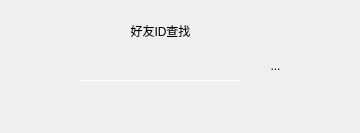
<?xml version="1.0" encoding="UTF-8"?>
<ui version="4.0">
 <class>FindFriend</class>
 <widget class="QWidget" name="FindFriend">
  <property name="geometry">
   <rect>
    <x>0</x>
    <y>0</y>
    <width>360</width>
    <height>133</height>
   </rect>
  </property>
  <property name="windowTitle">
   <string>Form</string>
  </property>
  <property name="styleSheet">
   <string notr="true">QToolButton{
	border-style:none;
	font: 12pt &quot;幼圆&quot;;
}
QToolButton:hover{background-color:rgb(201, 218, 255)
}

QLabel{
	
	font: 12pt &quot;幼圆&quot;;
}


QLineEdit{
	
	font: 12pt &quot;幼圆&quot;;
}</string>
  </property>
  <widget class="QLineEdit" name="lineEdit">
   <property name="geometry">
    <rect>
     <x>80</x>
     <y>56</y>
     <width>161</width>
     <height>25</height>
    </rect>
   </property>
   <property name="styleSheet">
    <string notr="true">background:transparent;
color:rgb(0, 0, 0);
border-color:#FFFFFF;
border-style:solid;
border-top-width:0px;
border-right-width:0px;
border-bottom-width:1px;
border-left-width:0px;</string>
   </property>
  </widget>
  <widget class="QToolButton" name="toolButton">
   <property name="geometry">
    <rect>
     <x>260</x>
     <y>50</y>
     <width>31</width>
     <height>31</height>
    </rect>
   </property>
   <property name="styleSheet">
    <string notr="true">border:none;</string>
   </property>
   <property name="text">
    <string>...</string>
   </property>
   <property name="icon">
    <iconset resource="1.qrc">
     <normaloff>:/Image/Find.png</normaloff>:/Image/Find.png</iconset>
   </property>
   <property name="iconSize">
    <size>
     <width>25</width>
     <height>25</height>
    </size>
   </property>
  </widget>
  <widget class="QLabel" name="label">
   <property name="geometry">
    <rect>
     <x>80</x>
     <y>20</y>
     <width>161</width>
     <height>21</height>
    </rect>
   </property>
   <property name="text">
    <string>好友ID查找</string>
   </property>
   <property name="alignment">
    <set>Qt::AlignCenter</set>
   </property>
  </widget>
  <widget class="QLabel" name="label_2">
   <property name="geometry">
    <rect>
     <x>80</x>
     <y>80</y>
     <width>161</width>
     <height>41</height>
    </rect>
   </property>
   <property name="layoutDirection">
    <enum>Qt::LeftToRight</enum>
   </property>
   <property name="text">
    <string/>
   </property>
   <property name="alignment">
    <set>Qt::AlignCenter</set>
   </property>
  </widget>
  <widget class="QToolButton" name="toolButton_3">
   <property name="geometry">
    <rect>
     <x>260</x>
     <y>0</y>
     <width>51</width>
     <height>41</height>
    </rect>
   </property>
   <property name="text">
    <string/>
   </property>
   <property name="icon">
    <iconset resource="1.qrc">
     <normaloff>:/Image/jianshao.png</normaloff>:/Image/jianshao.png</iconset>
   </property>
  </widget>
  <widget class="QToolButton" name="toolButton_4">
   <property name="geometry">
    <rect>
     <x>310</x>
     <y>0</y>
     <width>51</width>
     <height>41</height>
    </rect>
   </property>
   <property name="icon">
    <iconset resource="1.qrc">
     <normaloff>:/Image/delete.png</normaloff>:/Image/delete.png</iconset>
   </property>
  </widget>
  <widget class="QWidget" name="widget" native="true">
   <property name="geometry">
    <rect>
     <x>-10</x>
     <y>-20</y>
     <width>401</width>
     <height>171</height>
    </rect>
   </property>
   <property name="styleSheet">
    <string notr="true">	border-radius:15px;
border-image: url(:/Image/watercolor-4117017_1280_3.png);</string>
   </property>
  </widget>
  <zorder>widget</zorder>
  <zorder>lineEdit</zorder>
  <zorder>toolButton</zorder>
  <zorder>label</zorder>
  <zorder>label_2</zorder>
  <zorder>toolButton_3</zorder>
  <zorder>toolButton_4</zorder>
 </widget>
 <tabstops>
  <tabstop>lineEdit</tabstop>
  <tabstop>toolButton</tabstop>
 </tabstops>
 <resources>
  <include location="1.qrc"/>
 </resources>
 <connections/>
</ui>
